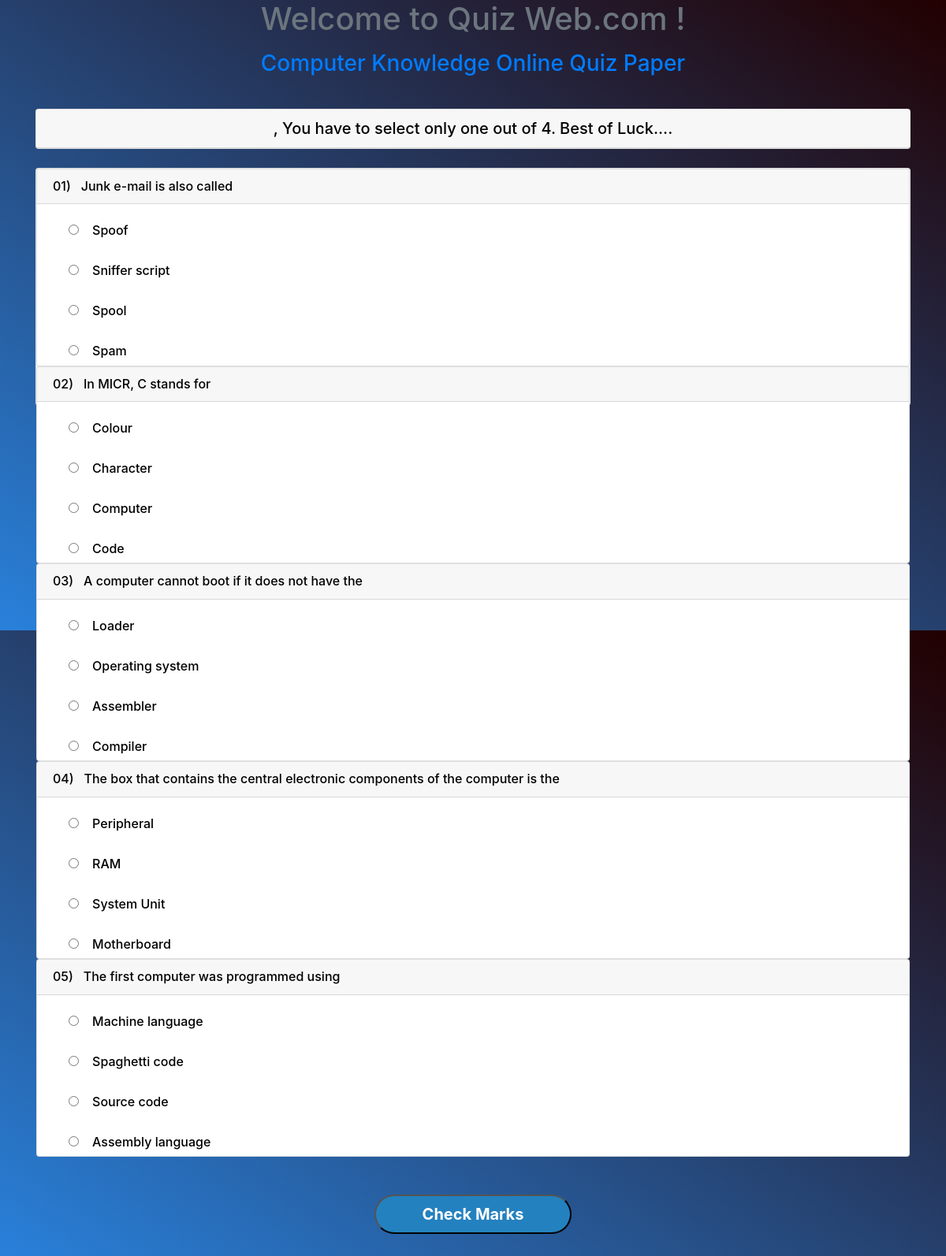
The page /src/questions.php on the database its author committed.
### tables this page shows
CREATE TABLE IF NOT EXISTS `q_and_a` (
`question_id` int(3) NOT NULL,
  `question` varchar(400) NOT NULL,
  `answer` varchar(200) NOT NULL
);

CREATE TABLE IF NOT EXISTS `answer` (
  `q_id` int(3) NOT NULL,
  `answers` varchar(200) NOT NULL
);

### src/questions.php (the view, shortened to what this page needs)
<?php require_once('../inc/connection.php'); ?>
<!doctype html>
<html lang="en">
  <head>
    <link rel="stylesheet" href="../asserts/css/bootstrap.min.css">
    <link rel="stylesheet" href="../asserts/css/common.css">
  </head>
  <body>
  	<div class="container">
  		<div class="row">
    		<div class="col">
      				<h1 align="center"> <p class="text-secondary"> Welcome to Quiz Web.com ! </p> </h1>
              <h3 align="center"> <p class="text-primary"> Computer Knowledge Online Quiz Paper </p> </h3><br>
  			</div>
  		</div>
      <div class="card" align="center">
          <h5 class="text-center card-header"><?php echo $_SESSION['user_id']; ?> , You have to select only one out of 4. Best of Luck....</h5>
      </div><br>
      <div class="card" align="center">
        <form action="engine.php" method="POST">
          <?php
            $query = "SELECT * FROM q_and_a ORDER BY RAND() LIMIT 5";
            $result_set = mysqli_query($connection,$query);
            $questions_num = 1;
            while ($came_questions = mysqli_fetch_assoc($result_set)) {
              echo "<div class=\"card\" align = \"left\">
                    <h6 class=\"card-header\">"."0". $questions_num. ")&nbsp;&nbsp;&nbsp;" . $came_questions['question'] . "</h6>";
              $came_id = $came_questions['question_id'];
              $queries = "SELECT * FROM answer WHERE q_id = '$came_id' ORDER BY RAND() LIMIT 4";
              $result = mysqli_query($connection,$queries);
              while ($answer = mysqli_fetch_assoc($result)) {
                 echo "<br> <h6 class=\"radio_button\"> <input type=\"radio\" value=\"" . $answer['answers'] . "\" name = \"" .$came_questions['question'] . "\"> &nbsp;&nbsp;&nbsp;". $answer['answers'] . "</h6>";
              }
                echo "</div>";
            $questions_num +=1;
            }
          ?>
          <br><br> <input type="submit" value="Check Marks" class="butn"><br><br><br><br>
        </form>
      </div>
  </body>
</html>

### asserts/css/common.css (style rules this page uses)
body { background-image: linear-gradient(to top right, #2981db,#200); height: 100vh; text-align: center; color: black; }
form { background-image: linear-gradient(to top right, #2981, #fff); text-align: center; border-radius: 30px; height: 300px; }
.radio_button { margin-left: 40px; }
.butn { background-color: #2481bf; width: 250px; border-radius: 30px; height: 50px; color: white; font-size: 20px; font-weight: bolder; }

### rows shown on the page
q_and_a: question "Junk e-mail is also called"
answer: answers "Spoof"
answer: answers "Sniffer script"
answer: answers "Spool"
answer: answers "Spam"
q_and_a: question "In MICR, C stands for"
answer: answers "Colour"
answer: answers "Character"
answer: answers "Computer"
answer: answers "Code"
q_and_a: question "A computer cannot boot if it does not have the"
answer: answers "Loader"
answer: answers "Operating system"
answer: answers "Assembler"
answer: answers "Compiler"
q_and_a: question "The box that contains the central electronic components of the computer is the"
answer: answers "Peripheral"
answer: answers "RAM"
answer: answers "System Unit"
answer: answers "Motherboard"
q_and_a: question "The first computer was programmed using"
answer: answers "Machine language"
answer: answers "Spaghetti code"
answer: answers "Source code"
answer: answers "Assembly language"
